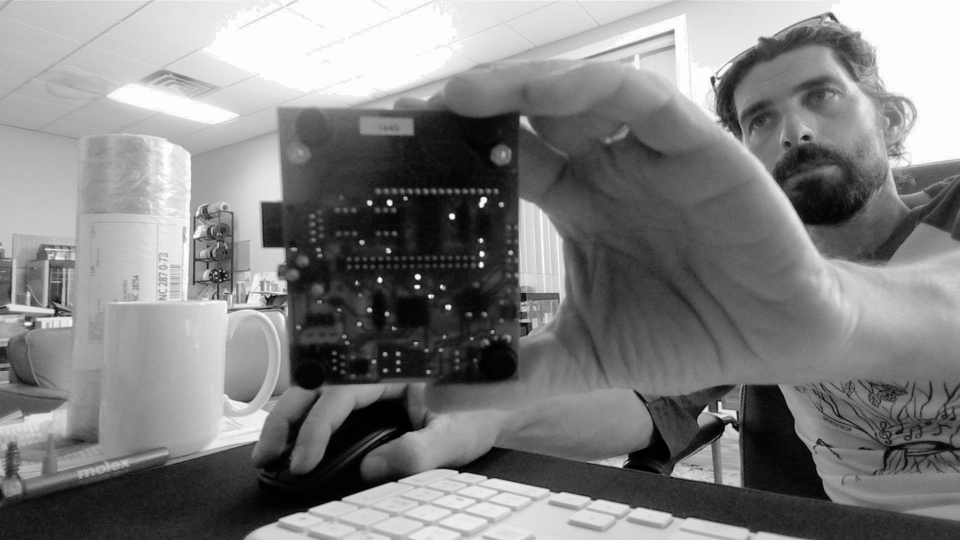
#> input picture current_inspection.jpg, 1920 x 1080 px (shown at 1/2 size)
$ python -i inspector.py   (imports and definitions only)
#> lines starting #> are read from the running program, lines starting #| are printed output that depends on the picture; after the words box and inside, x2 and y2 are one past the last pixel; in counts of white or black regions, pixels touching at a corner belong together
#> further down, picture is the input picture: shape (1080, 1920, 3); min 0, max 255, mean 128.6
import cv2
import numpy as np
from typing import Dict, List, Optional, Tuple, Any
import logging
from pathlib import Path
import json

class PCBInspector:
    """Performs automated visual inspection of PCBs using computer vision."""

    def __init__(self):
        self.logger = logging.getLogger(__name__)
        self.feature_detector = cv2.SIFT_create()
        self.matcher = cv2.BFMatcher()

    # [137 lines left out: functions align_images, compare_images, not called in this run]

    def detect_components(self, image: np.ndarray) -> List[Dict]:
        """
        Detect potential PCB components in the image.

        Args:
            image: Input image to analyze

        Returns:
            List of detected component regions
        """
        try:
            gray = cv2.cvtColor(image, cv2.COLOR_BGR2GRAY)

            # Apply edge detection
            edges = cv2.Canny(gray, 50, 150)
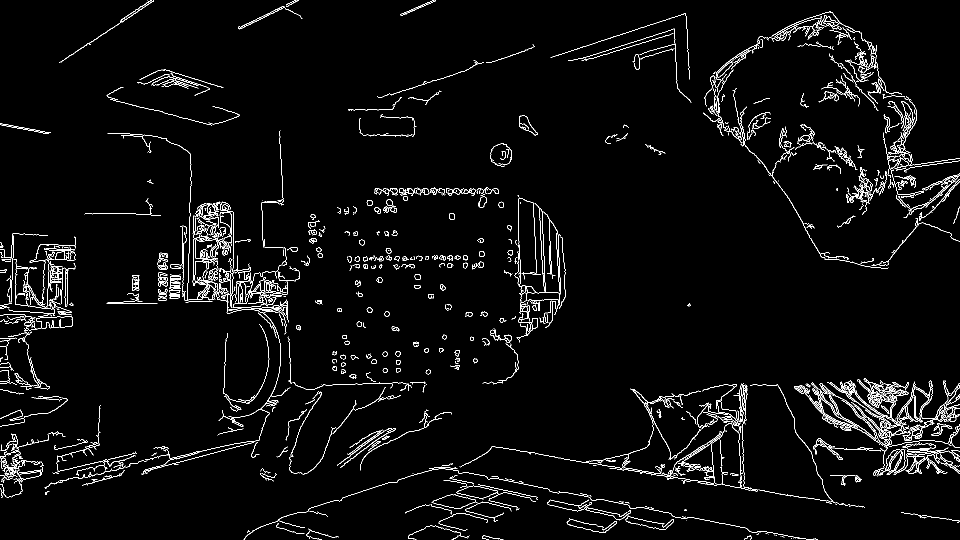
#> edges: shape (1080, 1920) (shown at 1/2 size); 3.2% white in thin lines or dots

            # Find contours
            contours, _ = cv2.findContours(edges, cv2.RETR_EXTERNAL, cv2.CHAIN_APPROX_SIMPLE)
#> contours = 961 contours, 736 with area under 20; largest, box (x1, y1, x2, y2) and area: (1654, 760, 1876, 890) 2138, (465, 533, 600, 616) 1165, (1588, 767, 1903, 942) 875, (1069, 407, 1092, 584) 600, (1803, 202, 1826, 262) 592

            components = []
            for i, contour in enumerate(contours):
                area = cv2.contourArea(contour)

                # Filter by area (components should be reasonably sized)
                if 500 < area < 50000:
                    x, y, w, h = cv2.boundingRect(contour)

                    # Calculate aspect ratio to identify component types
                    aspect_ratio = w / h if h > 0 else 0

                    component_type = "unknown"
                    if 0.8 < aspect_ratio < 1.2:
                        component_type = "ic_or_resistor"
                    elif aspect_ratio > 2 or aspect_ratio < 0.5:
                        component_type = "capacitor_or_connector"

                    component = {
                        "id": i,
                        "bbox": [x, y, w, h],
                        "area": area,
                        "aspect_ratio": aspect_ratio,
                        "type": component_type,
                        "center": [x + w//2, y + h//2]
                    }
                    components.append(component)
#> this loop made 961 passes
#> (area, x, y, w, h, aspect_ratio, component_type) on passes 303, 318, 319, 531, 688, 857: (875, 1588, 767, 315, 175, 1.8, 'unknown'), (2137.5, 1654, 760, 222, 130, 1.71, 'unknown'), (554.5, 1714, 758, 74, 78, 0.949, 'ic_or_resistor'), (1165, 465, 533, 135, 83, 1.63, 'unknown'), (600, 1069, 407, 23, 177, 0.13, 'capacitor_or_connector'), (592.5, 1803, 202, 23, 60, 0.383, 'capacitor_or_connector')
#> area on passes 25, 28, 34, 45, 47: 51.5, 35.5, 22.5, 26, 44
#> after the loop, components = 6 items

            return components

        except Exception as e:
            self.logger.error(f"Error during component detection: {e}")
            return []

    # [152 lines left out: functions analyze_defects, _analyze_region, _calculate_severity, generate_inspection_report, _generate_recommendations, not called in this run]


# [6 lines not run here, left out]

>>> import cv2
>>> picture = cv2.imread('current_inspection.jpg')
>>> result = PCBInspector().detect_components(picture)
#> result = 6 items

$ run again, on temp_back.jpg
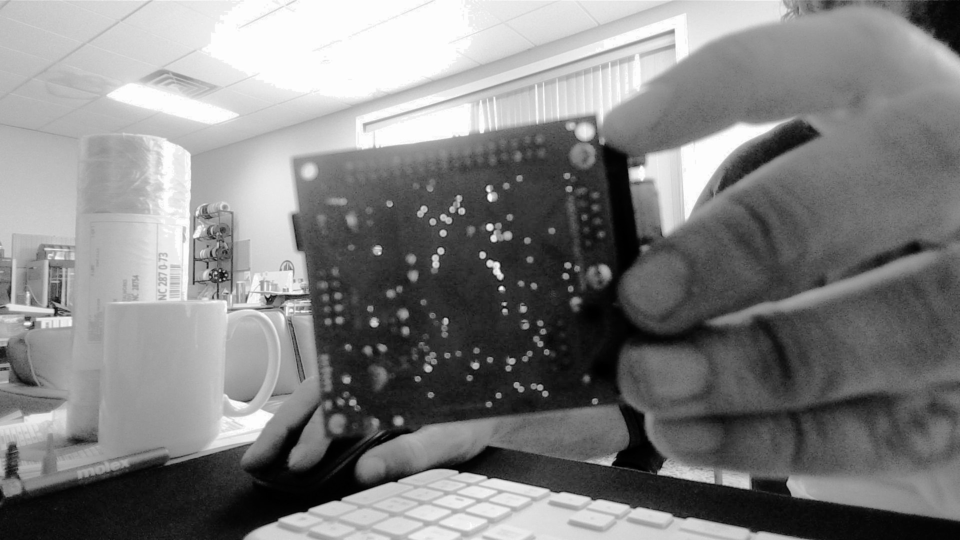
#> input picture temp_back.jpg, 1920 x 1080 px (shown at 1/2 size)
#> picture is the input picture: shape (1080, 1920, 3); min 0, max 255, mean 128.7
#> in detect_components, `edges = cv2.Canny(gray, 50, 150)`:
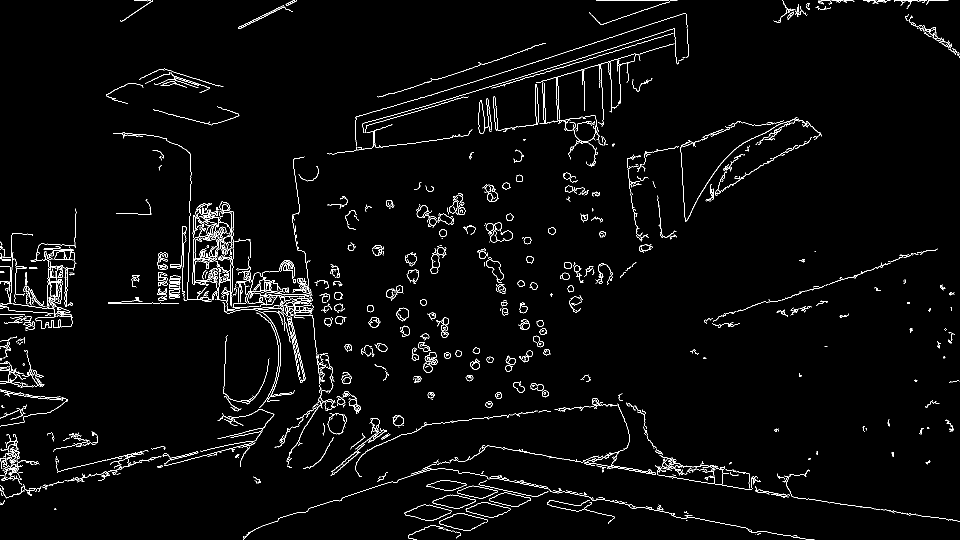
#> edges: shape (1080, 1920) (shown at 1/2 size); 2.5% white in thin lines or dots
#> contours = 888 contours, 710 with area under 20; largest, box (x1, y1, x2, y2) and area: (809, 1009, 903, 1042) 1769, (931, 1004, 1021, 1036) 1602, (978, 985, 1062, 1014) 1376, (914, 971, 995, 997) 1194, (852, 960, 933, 982) 992
#> the loop in detect_components, `for i, contour in enumerate(contours):` made 888 passes
#> (area, x, y, w, h, aspect_ratio, component_type) on passes 25, 29, 42, 51, 62, 580, 823: (1769, 809, 1009, 94, 33, 2.85, 'capacitor_or_connector'), (1602, 931, 1004, 90, 32, 2.81, 'capacitor_or_connector'), (1376.5, 978, 985, 84, 29, 2.9, 'capacitor_or_connector'), (1194, 914, 971, 81, 26, 3.12, 'capacitor_or_connector'), (992, 852, 960, 81, 22, 3.68, 'capacitor_or_connector'), (710, 972, 519, 36, 47, 0.766, 'unknown'), (585, 957, 200, 19, 67, 0.284, 'capacitor_or_connector')
#> after the loop in detect_components, `for i, contour in enumerate(contours):`: components = 7 items
